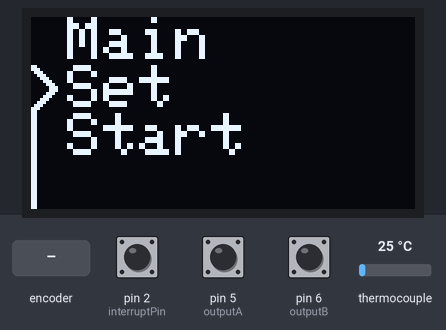
A sketch run on a simulated Arduino Uno, built with avr-gcc and run on an emulated ATmega328P. Parts: 128×64 one-colour display. Inputs (shaded band) come from the test bench; at power-on: pin 2 (interruptPin) HIGH, pin 5 (outputA) HIGH, pin 6 (outputB) HIGH, thermocouple 25 °C. The board resets itself during the run and starts again; what the sketch prints to the serial monitor is not drawn.

Above: at 1.8 s.
1.9 s: pin 2 (interruptPin) pulled LOW for 0.15 s
At 2.7 s:
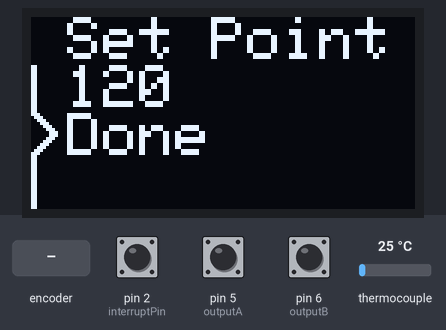
3.5 s: rotary encoder on pin 5 (outputA) / pin 6 (outputB) turned 3 steps (first pin leading)
At 5.0 s:
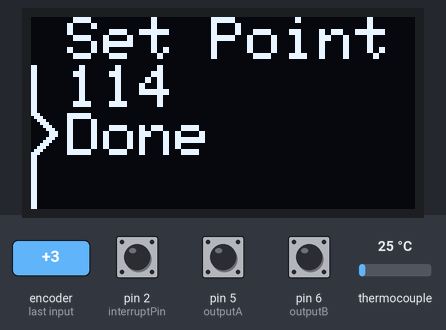
5.6 s: pin 2 (interruptPin) pulled LOW for 1 s
At 5.63 s:
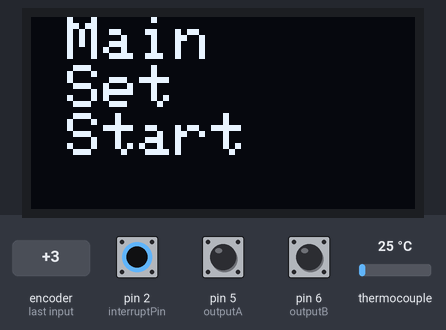
8.1 s: rotary encoder on pin 5 (outputA) / pin 6 (outputB) turned 2 steps (second pin leading)
At 8.9 s:
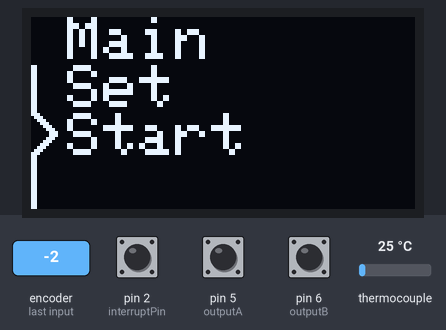
10.0 s: pin 2 (interruptPin) pulled LOW for 0.15 s
At 11.3 s:
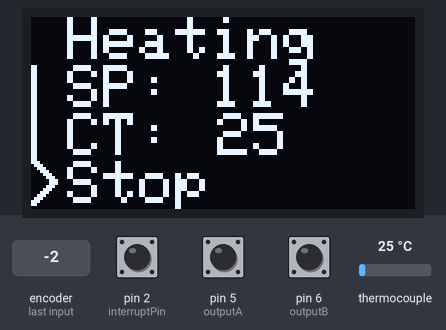
11.6 s: pin 2 (interruptPin) pulsed LOW 5 times (0.12 s each, 0.3 s apart)
At 14.3 s:
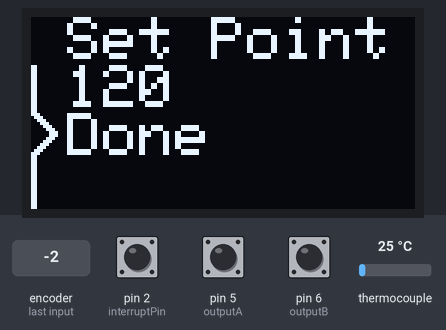
Timing chart, 0 to 15.6 s (numbered marks = the images above; inputs shaded):
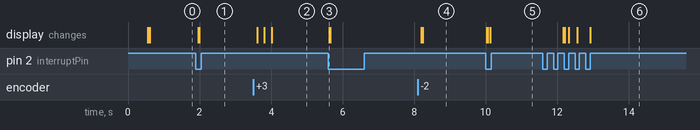

Measured:
- after the input at 1.9 s, the display: first changes after 0.06 s (image 1 shows a later state)
- after the input at 3.5 s, the display: first changes after 0.11 s (image 2 shows a later state)
- after the input at 5.6 s, the display: changes at once (image 3)
- after the input at 8.1 s, the display: first changes after 0.10 s (image 4 shows a later state)
- after the input at 10.0 s, the display: first changes at once (image 5 shows a later state)
- after the input at 11.6 s, the display: first changes after 0.57 s (image 6 shows a later state)

The sketch:

Main.ino
```cpp
#include <Wire.h>
#include <Adafruit_GFX.h>
#include <Adafruit_SSD1306.h>
#include "max6675.h"
#include <avr/wdt.h>

#define SCREEN_WIDTH 128 // OLED display width, in pixels
#define SCREEN_HEIGHT 64 // OLED display height, in pixels

Adafruit_SSD1306 display(SCREEN_WIDTH, SCREEN_HEIGHT, &Wire, -1);

int lastPos = 0;

///////////////////////////////////////
//////////MENU BOOL VARIABLES//////////
///////////////////////////////////////

bool mainMenu = false;
bool mainMenuSet = false;
bool mainMenuStart = false;

bool setMenu = false;
bool startMenu = false;

///////////////////////////////////////
/////////ROTARY ENCODER THINGS/////////
///////////////////////////////////////

int outputA = 5;
int outputB = 6;

int interruptPin = 2;

int counterState = 0;
int counter = 0;
int aState;
int aLastState;

bool clockWise = false;
bool counterClockWise = false;
bool change = false;

///////////////////////////////////////
//////////THERMOCOUPLE THINGS//////////
///////////////////////////////////////

int thermoDO = 11;
int thermoCS = 10;
int thermoCLK = 9;

MAX6675 thermocouple(thermoCLK, thermoCS, thermoDO);

int tempSetPoint = 120;

///////////////////////////////////////
//////////////SSR  THINGS//////////////
///////////////////////////////////////

int ssrPin = 13;


//Resetting the MCU to get out of Last Menu
void getOutOfStartMenu(){

  Serial.println("RESETING MCU");

  wdt_disable();
  wdt_enable(WDTO_15MS);
  while (1) {}
}
//Setting Up Menu for the first time
void firstStartMenu(){
  mainMenu = true;
  mainMenuSet = true;
  mainMenuStart = false;

  setMenu = false;
  startMenu = false;

  updateMenu();
}

//Draw the Arrow Indicator according to the position
void drawArrow(int pos){

  int x;
  int y;

  if(lastPos == pos){
    return;
  }

  if(lastPos == 1){

    Serial.println("Last Pos == 1");
    for (int i = 2; i < 9; i++){
      for(int j = 16; j < 32; j++){
        display.drawPixel(i, j, BLACK);
      }
    }
  }

  if(lastPos == 2){
    Serial.println("Last Pos == 2");
    for (int i = 2; i < 9; i++){
      for(int j = 32; j < 48; j++){
        display.drawPixel(i, j, BLACK);
      }
    }
  }

  if(lastPos == 3){
    Serial.println("Last Pos == 3");
    for (int i = 2; i < 9; i++){
      for(int j = 48; j < 64; j++){
        display.drawPixel(i, j, BLACK);
      }
    }
  }

  display.display();

  if(pos == 1){
    for(int i = 32; i < 64; i++){
    display.drawPixel(0,i,WHITE);
    display.drawPixel(1,i,WHITE);
    }
    x = 0;
    y = 16;

    for (int i = 0; i < 2; i++){
      for(int j = 16; j < 32; j++){
        display.drawPixel(i, j, BLACK);
      }
    }
  }

  if(pos == 2){
    for(int i = 16; i < 32; i++){
    display.drawPixel(0,i,WHITE);
    display.drawPixel(1,i,WHITE);
    }

    for(int i = 47; i < 64; i++){
    display.drawPixel(0,i,WHITE);
    display.drawPixel(1,i,WHITE);
    }

    x = 0;
    y = 31;

    for (int i = 0; i < 2; i++){
      for(int j = 32; j < 47; j++){
        display.drawPixel(i, j, BLACK);
      }
    }
  }

  if(pos == 3){
    for(int i = 16; i < 48; i++){
    display.drawPixel(0,i,WHITE);
    display.drawPixel(1,i,WHITE);
    }

    x = 0;
    y = 47;

    for (int i = 0; i < 2; i++){
      for(int j = 48; j < 64; j++){
        display.drawPixel(i, j, BLACK);
      }
    }
  }

  display.drawPixel(x, y, WHITE);
  display.drawPixel(x+1, y, WHITE);
  display.drawPixel(x, y+1, WHITE);

  display.drawPixel(x+1, y+1, WHITE);
  display.drawPixel(x+2, y+1, WHITE);
  display.drawPixel(x+1, y+2, WHITE);

  display.drawPixel(x+2, y+2, WHITE);
  display.drawPixel(x+3, y+2, WHITE);
  display.drawPixel(x+2, y+3, WHITE);

  display.drawPixel(x+3, y+3, WHITE);
  display.drawPixel(x+4, y+3, WHITE);
  display.drawPixel(x+3, y+4, WHITE);

  display.drawPixel(x+4, y+4, WHITE);
  display.drawPixel(x+5, y+4, WHITE);
  display.drawPixel(x+4, y+5, WHITE);

  display.drawPixel(x+5, y+5, WHITE);
  display.drawPixel(x+6, y+5, WHITE);
  display.drawPixel(x+5, y+6, WHITE);
  display.drawPixel(x+6, y+6, WHITE);

  display.drawPixel(x+7, y+6, WHITE);
  display.drawPixel(x+6, y+7, WHITE);
  display.drawPixel(x+7, y+7, WHITE);

  display.drawPixel(x+8, y+7, WHITE);
  display.drawPixel(x+7, y+8, WHITE);
  display.drawPixel(x+8, y+8, WHITE);

  display.drawPixel(x+6, y+8, WHITE);
  display.drawPixel(x+7, y+8, WHITE);
  display.drawPixel(x+7, y+9, WHITE);

  display.drawPixel(x+5, y+9, WHITE);
  display.drawPixel(x+6, y+9, WHITE);
  display.drawPixel(x+6, y+10, WHITE);

  display.drawPixel(x+4, y+10, WHITE);
  display.drawPixel(x+5, y+10, WHITE);
  display.drawPixel(x+5, y+11, WHITE);

  display.drawPixel(x+3, y+11, WHITE);
  display.drawPixel(x+4, y+11, WHITE);
  display.drawPixel(x+4, y+12, WHITE);

  display.drawPixel(x+2, y+12, WHITE);
  display.drawPixel(x+3, y+12, WHITE);
  display.drawPixel(x+3, y+13, WHITE);

  display.drawPixel(x+1, y+13, WHITE);
  display.drawPixel(x+2, y+13, WHITE);
  display.drawPixel(x+2, y+14, WHITE);

  display.drawPixel(x, y+14, WHITE);
  display.drawPixel(x+1, y+14, WHITE);
  display.drawPixel(x, y+15, WHITE);
  display.drawPixel(x+1, y+15, WHITE);

  display.display();

  lastPos = pos;
}

//Updates menu after every change
void updateMenu(){

  if(mainMenu){
    if(mainMenuSet){

      display.setCursor(0,0);
      display.println(" Main");
      display.println(" Set");
      display.println(" Start");

      drawArrow(1);

    }else if(mainMenuStart){

      display.setCursor(0,0);
      display.println(" Main");
      display.println(" Set");
      display.println(" Start");

      drawArrow(2);

    }
  }else if(setMenu){

    for(int i = 9; i < 128; i++){
      for(int j = 16; j < 32; j++){
        display.drawPixel(i, j, BLACK);
      }
    }

    display.setCursor(0,0);
    display.println(" Set Point");
    display.print(" ");
    display.println(tempSetPoint);
    display.println(" Done");

    drawArrow(2);

  }else if(startMenu){

    display.setCursor(0,0);
    display.println(" Heating");
    display.print(" SP: ");
    display.println(tempSetPoint);
    display.print(" CT: ");
    display.println(10);
    display.println(" Stop");

    drawArrow(3);
    display.display();

    while(1){
      int tempReading = thermocouple.readCelsius();
      Serial.print("C = ");
      Serial.println(tempReading);

      for (int i = 60; i < 128; i++){
        for(int j = 32; j < 48; j++){
          display.drawPixel(i, j, BLACK);
        }
      }

      display.setCursor(62, 32);
      display.print(tempReading);

      display.display();

      delay(1000);

      int err = 0;

      int avgTemperatureReadingA = avgTemperatureReadings(4);
      delay(5000);
      int avgTemperatureReadingB = avgTemperatureReadings(4);

      if (avgTemperatureReadingB > avgTemperatureReadingA){
      Serial.println("Do Nothing");
      } else {
        err = tempSetPoint - avgTemperatureReadingB;
        if (err <= 0){
          Serial.println("Do Nothing");
        } else {
          if (err >= 65){
            turnOnIronLong();
          } else {
            turnOnIronShort();
          }
        }
      }
    }

  }

  display.display();

  return;
}

void updateState(){

  if(mainMenu){
    if(mainMenuSet){

      if(clockWise){

        mainMenuSet = false;
        mainMenuStart = true;

      }


    }else if(mainMenuStart){
      if(counterClockWise){

        mainMenuSet = true;
        mainMenuStart = false;

      }

    }
  }else if(setMenu){

    if(clockWise){
      tempSetPoint = tempSetPoint + 2;
    } else if(counterClockWise){
      tempSetPoint = tempSetPoint - 2;
    }

  }else if(startMenu){

  }

  updateMenu();
  return;
}

void changeMenus(){
  if(mainMenu){
    if(mainMenuSet){
      mainMenu = false;
      setMenu = true;
    }else if(mainMenuStart){
      mainMenu = false;
      startMenu = true;
    }
  }else if(setMenu){
    mainMenu = true;
    setMenu = false;

  }else if(startMenu){
    getOutOfStartMenu();
  }

  display.clearDisplay();
  lastPos = 0;
  change = true;
  return;
}

int avgTemperatureReadings(int times){

  int tempReading = 0;

  for (int i = 0; i<times; i++){
    tempReading = tempReading + thermocouple.readCelsius();
    delay(250);
  }

  return tempReading/times;
}

void turnOnIronLong(){

  Serial.println("Turning On Iron for Long");
  int tempReading = 0;

  while(1){
    digitalWrite(ssrPin, HIGH);

    tempReading = thermocouple.readCelsius();
    Serial.println(tempReading);

    for (int i = 60; i < 128; i++){
        for(int j = 32; j < 48; j++){
          display.drawPixel(i, j, BLACK);
        }
      }

      display.setCursor(62, 32);
      display.print(tempReading);

      display.display();

    if (tempReading > tempSetPoint - 65){
      Serial.println("Turning Off Iron");
      digitalWrite(ssrPin, LOW);
      break;
    }

    delay(250);

  }
}

void turnOnIronShort(){

  Serial.println("Turning On Iron Short");
  digitalWrite(ssrPin, HIGH);
  delay(8000); //8sec
  digitalWrite(ssrPin, LOW);
  delay(30000);
}

//Runs for the first time
void setup() {

  //Setting up the Solid State Relay pin as output
  pinMode(ssrPin, OUTPUT);

  //Disabling the WatchDog Timer in order to prevent a reset loop
  wdt_disable();

  //Setup Interrupt for the Rotary Encoder Button
  pinMode(interruptPin, INPUT_PULLUP);
  attachInterrupt(digitalPinToInterrupt(interruptPin), changeMenus, FALLING);

  //Setup Rotary Encoder Inputs
  pinMode (outputA,INPUT);
  pinMode (outputB,INPUT);

  //Setting up Serial Communication for debugging
  Serial.begin (9600);

  if(!display.begin(SSD1306_SWITCHCAPVCC, 0x3C)) { // Address 0x3D for 128x64
    Serial.println(F("SSD1306 allocation failed"));
    for(;;);
  }

  delay(500);
  display.clearDisplay();

  display.setTextSize(2);
  display.setTextColor(WHITE);

  display.setCursor(0, 0);
  // Display static text

  firstStartMenu();

  // Reads the initial state of the outputA
  aLastState = digitalRead(outputA);
  counterState = counter;
}


void loop() {
  aState = digitalRead(outputA); // Reads the "current" state of the outputA
  // If the previous and the current state of the outputA are different, that means a Pulse has occured
  if (aState != aLastState){
    // If the outputB state is different to the outputA state, that means the encoder is rotating clockwise
    if (digitalRead(outputB) != aState) {
      counter ++;
    } else {
      counter --;
    }

    if(counterState - counter >= 2){
      counterState = counter;
      change = true;
      clockWise = true;
    }

    else if(counter - counterState >= 2){
      counterState = counter;
      change = true;
      counterClockWise = true;
    }


  }

  if(change){
    if(clockWise){
      Serial.println("ClockWise");
    }else{
      Serial.println("Counter ClockWise");
    }

    updateState();

    clockWise = false;
    counterClockWise = false;
    change = false;
  }


  aLastState = aState; // Updates the previous state of the outputA with the current state
}
```
